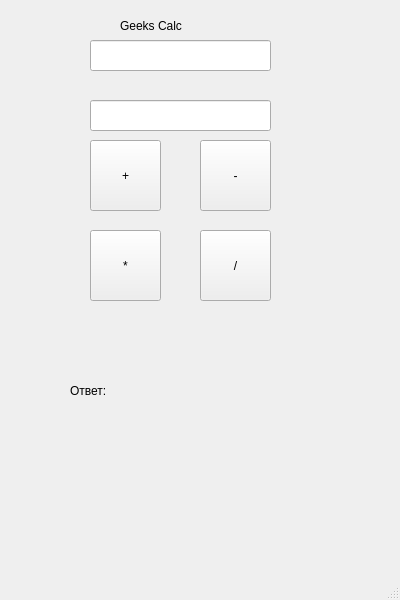
<?xml version="1.0" encoding="UTF-8"?>
<ui version="4.0">
 <class>MainWindow</class>
 <widget class="QMainWindow" name="MainWindow">
  <property name="geometry">
   <rect>
    <x>0</x>
    <y>0</y>
    <width>400</width>
    <height>600</height>
   </rect>
  </property>
  <property name="windowTitle">
   <string>MainWindow</string>
  </property>
  <widget class="QWidget" name="centralwidget">
   <widget class="QLabel" name="label">
    <property name="geometry">
     <rect>
      <x>120</x>
      <y>10</y>
      <width>141</width>
      <height>31</height>
     </rect>
    </property>
    <property name="styleSheet">
     <string notr="true">font: 8pt &quot;MV Boli&quot;;
font: 16pt &quot;MS Shell Dlg 2&quot;;</string>
    </property>
    <property name="text">
     <string>Geeks Calc</string>
    </property>
   </widget>
   <widget class="QLineEdit" name="input1">
    <property name="geometry">
     <rect>
      <x>90</x>
      <y>40</y>
      <width>181</width>
      <height>31</height>
     </rect>
    </property>
   </widget>
   <widget class="QLineEdit" name="input2">
    <property name="geometry">
     <rect>
      <x>90</x>
      <y>100</y>
      <width>181</width>
      <height>31</height>
     </rect>
    </property>
   </widget>
   <widget class="QPushButton" name="add">
    <property name="geometry">
     <rect>
      <x>90</x>
      <y>140</y>
      <width>71</width>
      <height>71</height>
     </rect>
    </property>
    <property name="styleSheet">
     <string notr="true">font: 26pt &quot;MS Shell Dlg 2&quot;;</string>
    </property>
    <property name="text">
     <string>+</string>
    </property>
   </widget>
   <widget class="QPushButton" name="sab">
    <property name="geometry">
     <rect>
      <x>200</x>
      <y>140</y>
      <width>71</width>
      <height>71</height>
     </rect>
    </property>
    <property name="styleSheet">
     <string notr="true">font: 26pt &quot;MS Shell Dlg 2&quot;;</string>
    </property>
    <property name="text">
     <string>-</string>
    </property>
   </widget>
   <widget class="QPushButton" name="mult">
    <property name="geometry">
     <rect>
      <x>90</x>
      <y>230</y>
      <width>71</width>
      <height>71</height>
     </rect>
    </property>
    <property name="styleSheet">
     <string notr="true">font: 26pt &quot;MS Shell Dlg 2&quot;;</string>
    </property>
    <property name="text">
     <string>*</string>
    </property>
   </widget>
   <widget class="QPushButton" name="div">
    <property name="geometry">
     <rect>
      <x>200</x>
      <y>230</y>
      <width>71</width>
      <height>71</height>
     </rect>
    </property>
    <property name="styleSheet">
     <string notr="true">font: 26pt &quot;MS Shell Dlg 2&quot;;</string>
    </property>
    <property name="text">
     <string>/</string>
    </property>
   </widget>
   <widget class="QLabel" name="result">
    <property name="geometry">
     <rect>
      <x>70</x>
      <y>370</y>
      <width>231</width>
      <height>41</height>
     </rect>
    </property>
    <property name="styleSheet">
     <string notr="true">font: 8pt &quot;MV Boli&quot;;
font: 16pt &quot;MS Shell Dlg 2&quot;;</string>
    </property>
    <property name="text">
     <string>Oтвет:</string>
    </property>
   </widget>
  </widget>
  <widget class="QMenuBar" name="menubar">
   <property name="geometry">
    <rect>
     <x>0</x>
     <y>0</y>
     <width>400</width>
     <height>26</height>
    </rect>
   </property>
  </widget>
  <widget class="QStatusBar" name="statusbar"/>
 </widget>
 <resources/>
 <connections/>
</ui>
